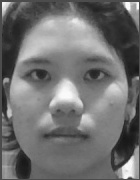
#> input picture data/6752300046_Taer.jpg, 140 x 180 px; its folder holds 4 pictures in this run
$ python 'FuzzyCmeans 1.py'
#> lines starting #> are read from the running program, lines starting #| are printed output that depends on the picture
import os
import numpy as np
import matplotlib.pyplot as plt
from PIL import Image

try:
    import pillow_heif
    pillow_heif.register_heif_opener()
#> (this line was passed over: pillow_heif is not available in this run)
except ImportError:
    pass

# 1. นำภาพใบหน้าจาก Folder data มาแปลงเป็น Vector
data_dir = 'data'
files = [f for f in sorted(os.listdir(data_dir)) if f.lower().endswith(('.jpg', '.jpeg', '.png', '.heif'))]
X, filenames = [], []

for f in files:
    try:
        img = Image.open(os.path.join(data_dir, f)).convert('L').resize((64, 64))
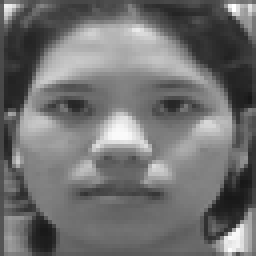
#> img: PIL image 64x64 L (shown 4 times larger); min 23, max 255, mean 112.8
        X.append(np.array(img, dtype=np.float32).flatten() / 255.0)
        filenames.append(f)
    except Exception:
        pass
#> pass 2 of the loop `for f in files:`:
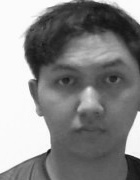
#> input picture data/6752300135_Mek.jpg.jpg, 140 x 180 px
#> `img = Image.open(os.path.join(data_dir, f)).convert('L').resize((64, 6..`:
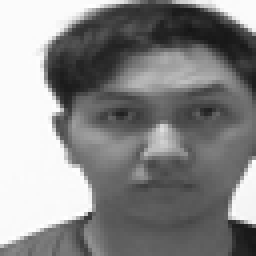
#> img: PIL image 64x64 L (shown 4 times larger); min 21, max 255, mean 136.1
#> pass 3 of the loop `for f in files:`:
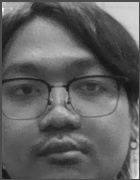
#> input picture data/6752300186_Bank.jpg, 140 x 180 px
#> `img = Image.open(os.path.join(data_dir, f)).convert('L').resize((64, 6..`:
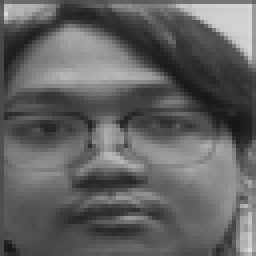
#> img: PIL image 64x64 L (shown 4 times larger); min 21, max 219, mean 97.7
#> the loop made 4 passes; the first 3 are shown

X = np.array(X)

# ลดมิติข้อมูลเป็น 2D ด้วย SVD (PCA) เพื่อให้ฟังก์ชัน plot() ใช้งานได้
X_mean = np.mean(X, axis=0)
_, _, Vt = np.linalg.svd(X - X_mean, full_matrices=False)
X_2d = np.dot(X - X_mean, Vt[:2].T)

def plot(C, idx=None):
    plt.clf()
    colors = ['r', 'g', 'b', 'c', 'm', 'y']
    if idx is not None:
        for k in range(K):
            plt.plot(X_2d[idx == k, 0], X_2d[idx == k, 1], '.' + colors[k % len(colors)], label=f'Cluster {k+1}')
        plt.legend()
    else:
        plt.plot(X_2d[:, 0], X_2d[:, 1], '.k')
    C_2d = np.dot(C - X_mean, Vt[:2].T)
    plt.plot(C_2d[:, 0], C_2d[:, 1], 'sk', markersize=8)
    plt.title('Face Similarity Detection (Fuzzy C-Means Clustering)')
    plt.pause(0.5)

K = 3
m = 2
C = np.zeros((K, X.shape[1]))

mu = np.random.rand(len(X), K)
while True:
    mu /= np.sum(mu, axis=1)[:, None]
    Cold = C.copy()
    for k in range(K):
        C[k] = np.dot(mu[:, k] ** m, X) / np.sum(mu[:, k] ** m)
        D = np.sqrt(np.sum((X - C[k])**2, axis=1))   # Euclidean distance
        D = np.fmax(D, 1e-8) ** (-2/(m-1))
        mu[:, k] = D
    idx = np.argmax(mu, axis=1)
    plot(C, idx)
    if np.mean(np.abs(Cold-C)) < 1e-4:
        print('finished')
        break
#> this loop made 20 passes
#> pass 1, in plot, `plt.pause(0.5)`:
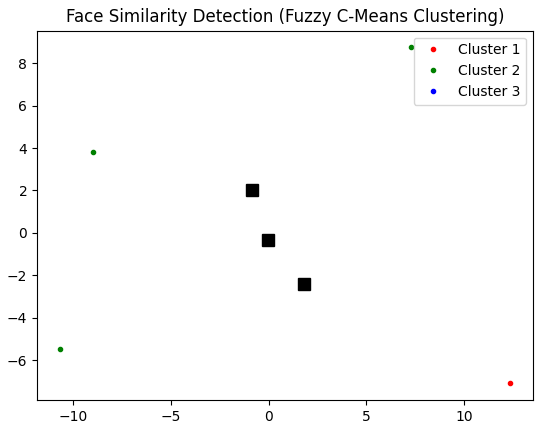
#> figure drawn by matplotlib, 1 panel

# แสดงผลการจัดกลุ่มใบหน้า
idx = np.argmax(mu, axis=1)
for k in range(K):
    members = [filenames[i] for i in range(len(filenames)) if idx[i] == k]
    print(f"\nCluster {k+1} ({len(members)} images):")
    for m in members:
        print(f"  - {m}")
plt.show()
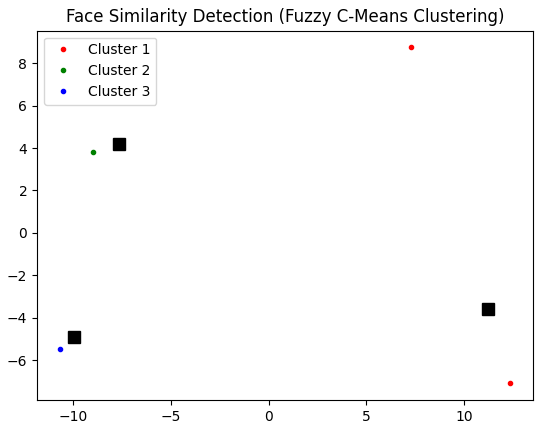
#> figure drawn by matplotlib, 1 panel
